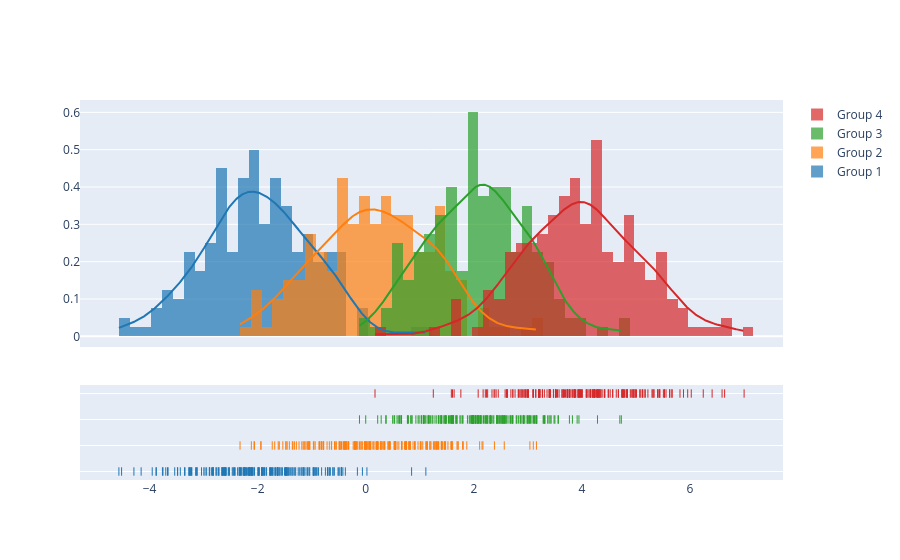

Notebook cell for this chart:
### Code cell
import plotly.figure_factory as ff

# Add histogram data
x1 = np.random.randn(200) - 2
x2 = np.random.randn(200)
x3 = np.random.randn(200) + 2
x4 = np.random.randn(200) + 4

# Group data together
hist_data = [x1, x2, x3, x4]

group_labels = ['Group 1', 'Group 2', 'Group 3', 'Group 4']

# Create distplot with custom bin_size
fig = ff.create_distplot(hist_data, group_labels, bin_size=.2)
fig.show()

### Figure 1 — Plotly figure (JSON) as saved in the notebook; plotly's stock layout.template omitted (floating-point values rounded to 4 significant figures; data arrays with more than 128 entries replaced by an {"elided": "..."} marker saying what was removed)
{"data": [{"autobinx": false, "histnorm": "probability density", "legendgroup": "Group 1", "marker": {"color": "rgb(31, 119, 180)"}, "name": "Group 1", "opacity": 0.7, "type": "histogram", "x": {"elided": "200 float values"}, "xaxis": "x", "xbins": {"end": 1.111, "size": 0.2, "start": -4.568}, "yaxis": "y"}, {"autobinx": false, "histnorm": "probability density", "legendgroup": "Group 2", "marker": {"color": "rgb(255, 127, 14)"}, "name": "Group 2", "opacity": 0.7, "type": "histogram", "x": {"elided": "200 float values"}, "xaxis": "x", "xbins": {"end": 3.158, "size": 0.2, "start": -2.327}, "yaxis": "y"}, {"autobinx": false, "histnorm": "probability density", "legendgroup": "Group 3", "marker": {"color": "rgb(44, 160, 44)"}, "name": "Group 3", "opacity": 0.7, "type": "histogram", "x": {"elided": "200 float values"}, "xaxis": "x", "xbins": {"end": 4.728, "size": 0.2, "start": -0.1166}, "yaxis": "y"}, {"autobinx": false, "histnorm": "probability density", "legendgroup": "Group 4", "marker": {"color": "rgb(214, 39, 40)"}, "name": "Group 4", "opacity": 0.7, "type": "histogram", "x": {"elided": "200 float values"}, "xaxis": "x", "xbins": {"end": 7.0, "size": 0.2, "start": 0.1705}, "yaxis": "y"}, {"legendgroup": "Group 1", "marker": {"color": "rgb(31, 119, 180)"}, "mode": "lines", "name": "Group 1", "showlegend": false, "type": "scatter", "x": {"elided": "500 float values"}, "xaxis": "x", "y": {"elided": "500 float values"}, "yaxis": "y"}, {"legendgroup": "Group 2", "marker": {"color": "rgb(255, 127, 14)"}, "mode": "lines", "name": "Group 2", "showlegend": false, "type": "scatter", "x": {"elided": "500 float values"}, "xaxis": "x", "y": {"elided": "500 float values"}, "yaxis": "y"}, {"legendgroup": "Group 3", "marker": {"color": "rgb(44, 160, 44)"}, "mode": "lines", "name": "Group 3", "showlegend": false, "type": "scatter", "x": {"elided": "500 float values"}, "xaxis": "x", "y": {"elided": "500 float values"}, "yaxis": "y"}, {"legendgroup": "Group 4", "marker": {"color": "rgb(214, 39, 40)"}, "mode": "lines", "name": "Group 4", "showlegend": false, "type": "scatter", "x": {"elided": "500 float values"}, "xaxis": "x", "y": {"elided": "500 float values"}, "yaxis": "y"}, {"legendgroup": "Group 1", "marker": {"color": "rgb(31, 119, 180)", "symbol": "line-ns-open"}, "mode": "markers", "name": "Group 1", "showlegend": false, "type": "scatter", "x": {"elided": "200 float values"}, "xaxis": "x", "y": {"elided": "200 str values"}, "yaxis": "y2"}, {"legendgroup": "Group 2", "marker": {"color": "rgb(255, 127, 14)", "symbol": "line-ns-open"}, "mode": "markers", "name": "Group 2", "showlegend": false, "type": "scatter", "x": {"elided": "200 float values"}, "xaxis": "x", "y": {"elided": "200 str values"}, "yaxis": "y2"}, {"legendgroup": "Group 3", "marker": {"color": "rgb(44, 160, 44)", "symbol": "line-ns-open"}, "mode": "markers", "name": "Group 3", "showlegend": false, "type": "scatter", "x": {"elided": "200 float values"}, "xaxis": "x", "y": {"elided": "200 str values"}, "yaxis": "y2"}, {"legendgroup": "Group 4", "marker": {"color": "rgb(214, 39, 40)", "symbol": "line-ns-open"}, "mode": "markers", "name": "Group 4", "showlegend": false, "type": "scatter", "x": {"elided": "200 float values"}, "xaxis": "x", "y": {"elided": "200 str values"}, "yaxis": "y2"}], "layout": {"barmode": "overlay", "hovermode": "closest", "legend": {"traceorder": "reversed"}, "xaxis": {"anchor": "y2", "domain": [0.0, 1.0], "zeroline": false}, "yaxis": {"anchor": "free", "domain": [0.35, 1], "position": 0.0}, "yaxis2": {"anchor": "x", "domain": [0, 0.25], "dtick": 1, "showticklabels": false}}}
